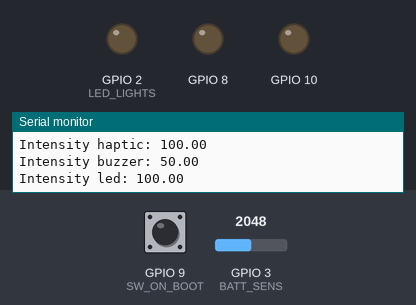
A sketch run on a simulated ESP32-S3. On the bench: output pins drawn as LEDs (lit = HIGH), the last lines printed to the serial monitor. Dashed ring = blinking. Inputs (shaded band) come from the test bench; at power-on: GPIO 9 (SW_ON_BOOT) HIGH, GPIO 3 (BATT_SENS) = 2048. EEPROM starts erased; nothing arrives over Bluetooth unless stated; a phone connects over Bluetooth LE 3 s after start.

Above: at 1.2 s.
1.3 s: GPIO 9 (SW_ON_BOOT) pulled LOW for 0.15 s
At 2.5 s:
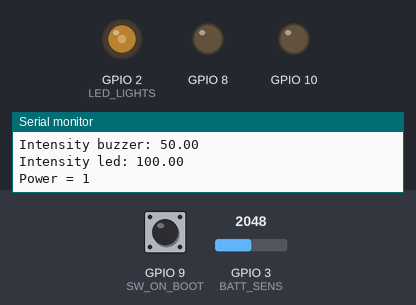
3.4 s: GPIO 9 (SW_ON_BOOT) pulled LOW for 0.15 s
At 3.95 s:
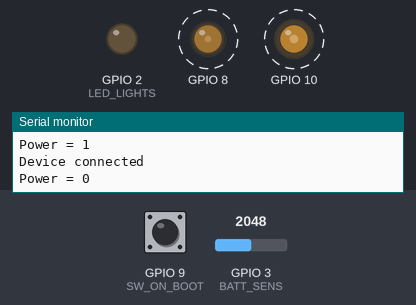
8.8 s: GPIO 9 (SW_ON_BOOT) pulled LOW for 1 s
At 10.2 s:
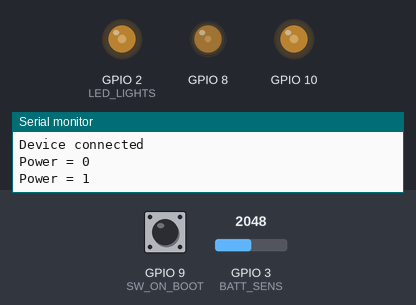
Timing chart, 0 to 11.8 s (numbered marks = the images above; inputs shaded):
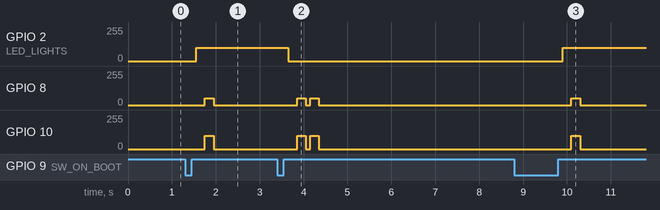

The sketch:

BLE_lightupTest1.ino
```cpp
#include <stdio.h>
#include <iostream>
#include "variables.h"
#include <BLEDevice.h>
#include <BLEServer.h>
#include <BLEUtils.h>
#include <BLE2902.h>
#include "user_settings.h"
#include <Preferences.h>

Preferences preferences;

// BLE service and characteristic UUIDs
#define SERVICE_UUID "4fafc201-1fb5-459e-8fcc-c5c9c331914b"
#define SET_CHARACTERISTIC_UUID "beb5483e-36e1-4688-b7f5-ea07361b26a8"
#define GET_CHARACTERISTIC_UUID "6d140001-bcb0-4c43-a293-b21a53dbf9f5"

BLEServer* pServer = NULL;
BLECharacteristic* setCharacteristic;
BLECharacteristic* getCharacteristic;

// fuction to convert the incomming data from the app to workable executables
void splitStringBySpace(String data) {
  // Log the received command for debugging
  Serial.print("Received command: ");
  Serial.println(data);

  // Find the first space in the command
  int spaceIndex = data.indexOf(' ');

  String command = data.substring(0, spaceIndex);
  command.trim();

  String valueString = data.substring(spaceIndex + 1);
  valueString.trim();  // Remove any leading or trailing spaces
  int value = valueString.toInt();

  // Process the command with a value
  if (command == "Battery") {
    profiles.time_battery_status = value;
    saveProfileSettings();
    Serial.print("Battery status interval changed to: ");
    Serial.println(profiles.time_battery_status);

  } else if (command == "Haptic") {
    profiles.intensity_haptic = int(calc_intensity(value));
    saveProfileSettings();
    Serial.print("Haptic intensity changed to: ");
    Serial.println(profiles.intensity_haptic);

  } else if (command == "Light") {
    profiles.intensity_led = int(calc_intensity(value));
    saveProfileSettings();
    if (power == 1) {
      analogWrite(LED_LIGHTS, profiles.intensity_led);
    }
    Serial.print("LED intensity changed to: ");
    Serial.println(profiles.intensity_led);

  } else if (command == "Buzzer") {
    profiles.intensity_buzzer = int(calc_intensity(value));
    saveProfileSettings();
    Serial.print("Buzzer intensity changed to: ");
    Serial.println(profiles.intensity_buzzer);

  } else if (command == "LightSwitch"){
    toggle_power();
    Serial.println("Light toggled");

   } else if (strcmp(command.c_str(), "Find") == 0) {  // Use 'command' instead of 'part1'
      profiles.intensity_buzzer = int(calc_intensity(value));
      saveProfileSettings();
     for (int i = 0; i <= 10; i++) {
      ledcWrite(BUZZER, 250.0);
      delay(200);
      ledcWrite(BUZZER, 0);  // turn off buzzer
      delay(100);
     }
     Serial.println("Find my cane.");
  } else {
    Serial.println("Unknown command type. Please use Battery, Haptic, Light, Buzzer, or LightSwitch.");
  }
}

// Callback for BLE Server connection events
class ServerCallbacks : public BLEServerCallbacks {
  void onConnect(BLEServer* pServer) {
    deviceConnected = true;
    Serial.println("Device connected");
  }

  void onDisconnect(BLEServer* pServer) {
    deviceConnected = false;
    Serial.println("Device disconnected");
    BLEDevice::startAdvertising();  // Restart advertising after client disconnects
  }
};

// Callback for when data is written to the "set" characteristic
class SetCallbacks : public BLECharacteristicCallbacks {
  void onWrite(BLECharacteristic* pCharacteristic) {
    // Get the value and convert it to an Arduino String
    String value = pCharacteristic->getValue().c_str();

    // Process the command if it starts with "set"
    if (value.length() > 0) {
      splitStringBySpace(value);
    } else {
      Serial.println("Invalid command received: empty value");
    }
  }
};

// Initialize BLE
void setup() {
  init_hardware();
  loadProfileSettings();
  Serial.println("\nESP32 Initialized"); // print al the start values
  // profiles.intensity_haptic = int(calc_intensity(profiles.intensity_haptic));
  // profiles.intensity_buzzer = int(calc_intensity(profiles.intensity_buzzer));
  // profiles.intensity_led = int(calc_intensity(profiles.intensity_led));

  // Setup BLE server
  BLEDevice::init("light_up_cane");
  pServer = BLEDevice::createServer();
  pServer->setCallbacks(new ServerCallbacks());

  // Create the BLE Service
  BLEService* pService = pServer->createService(SERVICE_UUID);

  // Set up the writable characteristic for "set" commands
  setCharacteristic = pService->createCharacteristic(
    SET_CHARACTERISTIC_UUID,
    BLECharacteristic::PROPERTY_WRITE);
  setCharacteristic->setCallbacks(new SetCallbacks());

  // Set up the readable characteristic for status updates
  getCharacteristic = pService->createCharacteristic(
    GET_CHARACTERISTIC_UUID,
    BLECharacteristic::PROPERTY_READ | BLECharacteristic::PROPERTY_NOTIFY);
  getCharacteristic->addDescriptor(new BLE2902());

  // Start the service and begin advertising
  pService->start();
  BLEAdvertising* pAdvertising = BLEDevice::getAdvertising();
  pAdvertising->addServiceUUID(SERVICE_UUID);
  pAdvertising->setScanResponse(true);
  pAdvertising->setMinPreferred(0x06);  // Set advertising interval
  BLEDevice::startAdvertising();
  Serial.println("BLE server started and advertising");

#ifdef Debug
  Serial.print("Intensity haptic: ");
  Serial.println(profiles.intensity_haptic);
  Serial.print("Intensity buzzer: ");
  Serial.println(profiles.intensity_buzzer);
  Serial.print("Intensity led: " );
  Serial.println(profiles.intensity_led);
#endif
}


void loop() {
  if (deviceConnected) {
    // Send battery and profile data periodically
    String data = String(bat_status()) + " " + String((String)revers_calc_intensity(profiles.intensity_led)) + " " + String(revers_calc_intensity(profiles.intensity_buzzer)) + " " + String(profiles.frequency) + " " + String(revers_calc_intensity(profiles.intensity_haptic)) + " " + String(power);
    getCharacteristic->setValue(data.c_str());
    getCharacteristic->notify();
  }

  // check if the button is pressed and for how long
  currentState = digitalRead(SW_ON_BOOT);
  if (lastState == HIGH && currentState == LOW) {
    pressedTime = millis();
    delay(100);
  } else if (lastState == LOW && currentState == HIGH) {
    releasedTime = millis();
    pressDuration = releasedTime - pressedTime;
    if ((pressDuration > profiles.time_battery_status) && power) {
      check_battery_status = true;
    } else if (pressDuration > 0) {
      short_press = true;
    }
    delay(100);
  }

  lastState = currentState;
  // if the button is pressed what to do
  if (short_press) {
    short_press = false;
    toggle_power();
  } else if (check_battery_status && power) {
#ifdef Debug
    Serial.println("Check battery status");
    Serial.print("Battery is: ");
    Serial.print(bat_status());
    Serial.println("%");
#endif
    trig_feedback(battery_filter);
  }
}
```

functies.ino
```cpp
// initialize all the hardware
void init_hardware() {
  Serial.begin(9600);
  pinMode(SW_ON_BOOT, INPUT_PULLUP);
  pinMode(LED_LIGHTS, OUTPUT);
  pinMode(BATT_SENS, INPUT);
  ledcAttachChannel(HAPTIC, 100000, 8, 0);
  ledcAttachChannel(BUZZER, profiles.frequency, 8, 1);
}

// calculations to covert the percenteges input to workable numbers for buzzer, haptic and led
int calc_intensity(float intensity) {
  intensity = ((intensity / 100.0) * 256.0) + 0.5;
  return intensity;
}

// convert the work numbers to percentages
int revers_calc_intensity(float intens) {
  intens = ((intens / 256) * 100) + 0.5;
  return intens;
}

// function to turn the led on and off
void toggle_power() {
  power = !power;
  if (power == 1) {
    analogWrite(LED_LIGHTS, profiles.intensity_led);
  } else {
    analogWrite(LED_LIGHTS, 0);
  }
#ifdef Debug
  Serial.print("Power = ");
  Serial.println(power);
#endif
  delay(200);
  if (power) {
    trig_feedback(power_filter);

  } else if (!power) {
    trig_feedback(power_filter);
  }
}

// haptic and buzzer feedback and how many times
void trig_feedback(int feedback) {
  int haptic_on = 0;
  int haptic_off = 0;
  int buzzer_on = 0;
  int buzzer_off = 0;
  int haptic_battery = 0;
  int buzzer_battery = 0;
  // if battery status has to be checked
  if (feedback == 1) {
    if (bat_status() < 25) {  // 0%-25%
      battery_status = 1;
    } else if (bat_status() >= 25 && bat_status() < 50) {  // 25%-50%
      battery_status = 2;
    } else if (bat_status() >= 50 && bat_status() < 75) {  // 50%-75%
      battery_status = 3;
    } else if (bat_status() >= 75) {  // 75%-100%
      battery_status = 4;
    }
    haptic_battery = battery_status;
    buzzer_battery = battery_status;
    if (check_battery_status) {
      while ((haptic_battery > 0) || (buzzer_battery > 0)) {
        if (buzzer_battery > 0) {
          ledcWrite(BUZZER, profiles.intensity_buzzer);
          buzzer_battery--;
        }
        if (haptic_battery > 0) {
          ledcWrite(HAPTIC, profiles.intensity_haptic);
          haptic_battery--;
        }
        delay(200);
        ledcWrite(HAPTIC, 0);  // turn off haptic feedback
        ledcWrite(BUZZER, 0);  // turn off buzzer
        delay(100);
      }
    }
    check_battery_status = false;
  }
  if (feedback == 2) {
    haptic_on = haptic_on_times;
    haptic_off = haptic_off_times;
    buzzer_on = buzzer_on_times;
    buzzer_off = buzzer_off_times;
    //when led is turned on
    if (power) {
      while ((buzzer_on > 0) || (haptic_on > 0)) {

        if (buzzer_on > 0) {
          ledcWrite(BUZZER, profiles.intensity_buzzer);
          buzzer_on--;
        }
        if (haptic_on > 0) {
          ledcWrite(HAPTIC, profiles.intensity_haptic);
          haptic_on--;
        }

        delay(200);
        ledcWrite(HAPTIC, 0);  // turn off haptic feedback
        ledcWrite(BUZZER, 0);  // turn off buzzer
        delay(100);
      }
      //when led is turned off
    } else if (!power) {
      while (buzzer_off > 0 || haptic_off > 0) {

        if (buzzer_off > 0) {
          ledcWrite(BUZZER, profiles.intensity_buzzer);
          buzzer_off--;
        }
        if (haptic_off > 0) {
          ledcWrite(HAPTIC, profiles.intensity_haptic);
          haptic_off--;
        }

        delay(200);
        ledcWrite(HAPTIC, 0);  // turn off haptic feedback
        ledcWrite(BUZZER, 0);  // turn off buzzer
        delay(100);
      }
    }
  }
}

// calculate the battery percentage
int bat_status() {
  //for 9 volt battery
  float sum = 0.0;

  for (int i = 0; i < 20; i++) {
    sum += analogReadMilliVolts(BATT_SENS);
  }
  float v_out = (sum / 20);
  //voltage divider formula
  float source_Voltage = (v_out * (resistor1 + resistor2) / resistor2) / 1000;
  if (source_Voltage < 6.5) {
    return 0;
  } else {
    return ((source_Voltage - 6.5) / 2.5 * 100);
  }
}

// to convert the incomming data from the app to workable executables
void saveProfileSettings() {
  preferences.begin("profile", false);  // Open the preferences with namespace "profile"
  preferences.clear();
  // Save profile settings to flash memory
  preferences.putInt("hap", profiles.intensity_haptic);
  preferences.putInt("buzz", profiles.intensity_buzzer);
  preferences.putInt("led", profiles.intensity_led);
  preferences.putInt("time", profiles.time_battery_status);
  preferences.putInt("hapOn", haptic_on_times);
  preferences.putInt("hapOff", haptic_off_times);
  preferences.putInt("buzzOn", buzzer_on_times);
  preferences.putInt("buzzOff", buzzer_off_times);
  // Add more lines to save additional settings as needed...
  // Serial.println("dit is een test");
  // Serial.println(profiles.intensity_haptic);

  preferences.end();  // Close the preferences
}

// to save profile settings in the preferences library
void loadProfileSettings() {
  preferences.begin("profile", false);  // Open the preferences with namespace "profile"

  // Load profile settings from flash memory
  profiles.intensity_haptic = preferences.getInt("hap", profiles.intensity_haptic);
  profiles.intensity_buzzer = preferences.getInt("buzz", profiles.intensity_buzzer);
  profiles.intensity_led = preferences.getInt("led", profiles.intensity_led);
  profiles.time_battery_status = preferences.getInt("time", profiles.time_battery_status);
  haptic_on_times = preferences.getInt("hapOn", haptic_on_times);     // Update haptic_on_times
  haptic_off_times = preferences.getInt("hapOff", haptic_off_times);  // Update haptic_off_times
  buzzer_on_times = preferences.getInt("buzzOn", buzzer_on_times);
  buzzer_off_times = preferences.getInt("buzzOff", buzzer_off_times);
  // Add more lines to load additional settings as needed...

  // Serial.println(haptic_on_times);
  // Serial.println(haptic_off_times);

  preferences.end();  // Close the preferences
}
```

variables.h
```cpp
/* DEFINES */
#define BUZZER 8
#define HAPTIC 10
#define LED_LIGHTS 2
#define SW_ON_BOOT 9
#define BATT_SENS 3

/* DEBUG DEFINES */
#define Debug

/* VARIABLES */
bool led_state = false;    // the current state of LED
bool power = false;
bool short_press = false;
bool check_battery_status = false;

// which resistors are used for the voltage divider
int resistor1 = 200;
int resistor2 = 100;


int lastState = HIGH;  // the previous state from the input pin
int currentState;     // the current reading from the input pin
int battery_status = 4;
int haptic_on_times = 1;
int haptic_off_times = 2;
int buzzer_on_times = 1;
int buzzer_off_times = 2;
int battery_filter = 1;
int power_filter = 2;

long pressDuration = 0;
unsigned long pressedTime  = 0;
unsigned long releasedTime = 0;

// Flags for BLE connection
bool deviceConnected = false;
```

user_settings.h
```cpp
/* USER SETTINGS */

struct profiles {
  int frequency = 1000;         // frequency of the buzzer
  int time_battery_status = 500;  // time (in milliseconds) to press button the get battery status
  float intensity_haptic = 100.0;  // intensity of the haptic feedback
  float intensity_buzzer = 50.0;  // intensity of the buzzer
  float intensity_led = 100.0;     // intensity of the led
} profiles;
```

Measured:
- after the input at 1.3 s, GPIO 2 (LED_LIGHTS): 0/255 → 100/255 after 0.25 s; GPIO 8: 0/255 → 50/255 after 0.45 s, → 0/255 0.20 s later; GPIO 10: 0/255 → 100/255 after 0.45 s, → 0/255 0.20 s later
- after the input at 3.4 s, GPIO 2 (LED_LIGHTS): 100/255 → 0/255 after 0.25 s; GPIO 8: alternates 50/255 for 0.20 s and 0/255 for 0.10 s, 4 changes in all, then stays 0/255, starting after 0.45 s; GPIO 10: alternates 100/255 for 0.20 s and 0/255 for 0.10 s, 4 changes in all, then stays 0/255, starting after 0.45 s
- after the input at 8.8 s, GPIO 2 (LED_LIGHTS): 0/255 → 100/255 after 1.1 s; GPIO 8: 0/255 → 50/255 after 1.3 s, → 0/255 0.20 s later; GPIO 10: 0/255 → 100/255 after 1.3 s, → 0/255 0.20 s later
